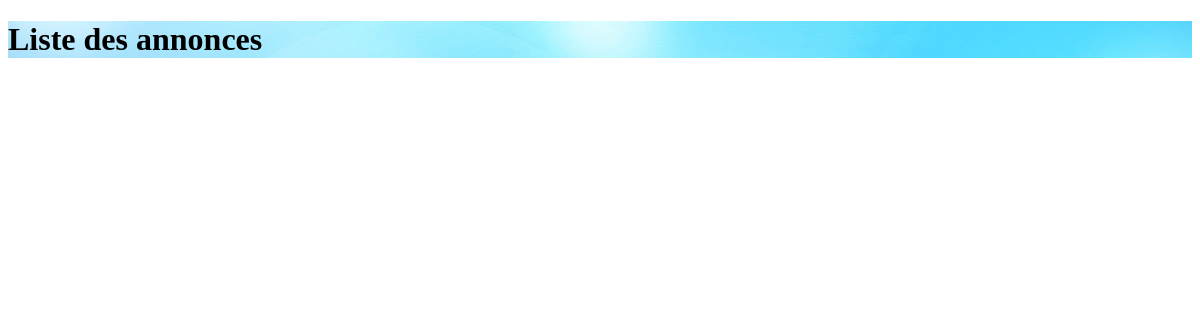
Before: /annonces/ with the older database file.
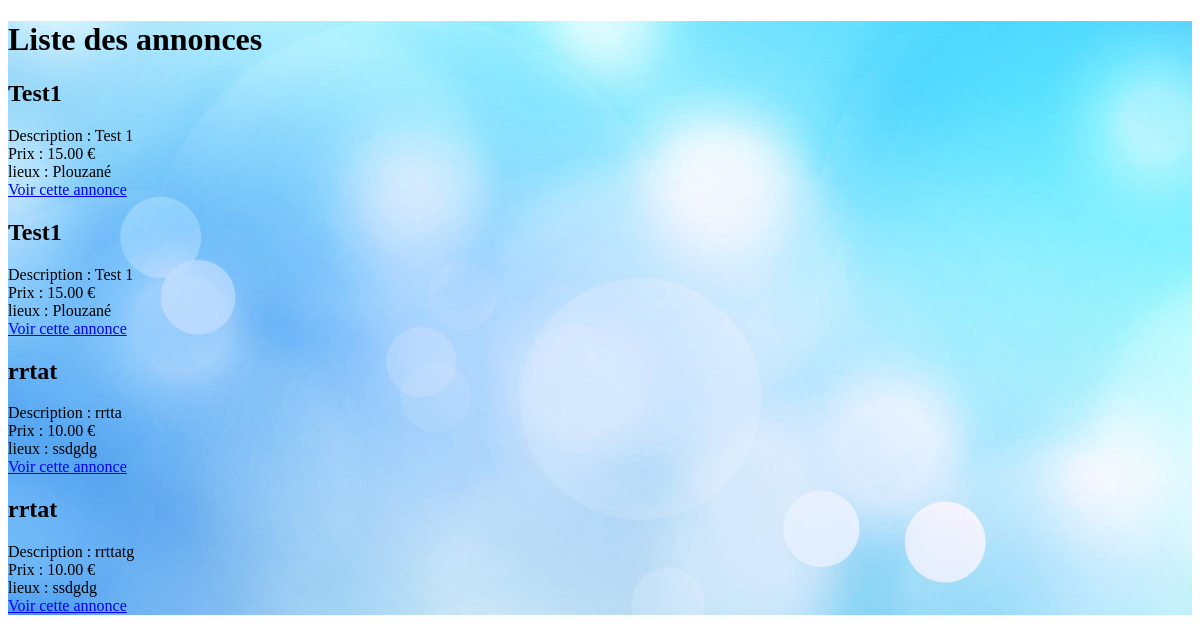
After: the same page with the newer database file.
### profils/models.py (models this page shows, shortened)
class Annonce (models.Model) :
	titre = models.CharField(max_length=200)
	annonce = models.TextField(null=False)
	date = models.DateTimeField(auto_now_add=True, auto_now=False, verbose_name = "Date de dépôt")
	prix = models.DecimalField(max_digits=5,decimal_places=2)
	annonceur = models.CharField(max_length=100)
	etudiant = models.CharField(max_length=100, blank=True) # blank permet de rendre ce champs optionnel
	lieux = models.CharField(max_length=50)
	distance_max = models.IntegerField()
	numero = models.IntegerField()
	etat = models.CharField(max_length=10)

### profils/views.py (the view)
# urls.py: url(r'^annonces/$',views.list_annonces),
def list_annonces(request):
    annonces = Annonce.objects.filter(etat="a_faire")
    return render(request,'profils/list_annonces.html',locals())

### profils/templates/profils/list_annonces.html (shortened to what this page needs)
<!DOCTYPE html>
<html lang="fr">
<head>
{% load static %}
    <link rel="stylesheet" href="{% static 'style.css' %}" />
</head>
<body>
<div class="background">
<h1>Liste des annonces</h1>
{% for annonce in annonces %}
<h2>{{ annonce.titre }}</h2>
Description : {{annonce.annonce }} <br/>
Prix : {{ annonce.prix }} € <br/>
lieux : {{ annonce.lieux }} <br/>
<a href="{% url "lire_annonce" annonce.numero%}">Voir cette annonce</a>
{% endfor %}
</div>
</body>
</html>

Changed rows visible on the page:
now on this page (row edited): Annonce: titre "Test1", annonce "Test 1", prix "15.00", lieux "Plouzané"
now on this page (row edited): Annonce: titre "Test1", annonce "Test 1", prix "15.00", lieux "Plouzané"
now on this page (row edited): Annonce: titre "rrtat", annonce "rrtta", prix "10.00", lieux "ssdgdg"
now on this page (row edited): Annonce: titre "rrtat", annonce "rrttatg", prix "10.00", lieux "ssdgdg"
